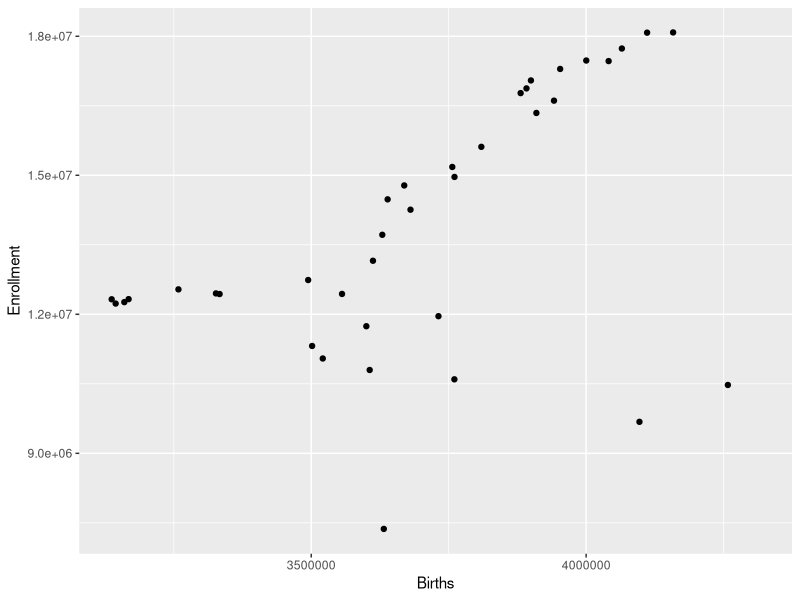
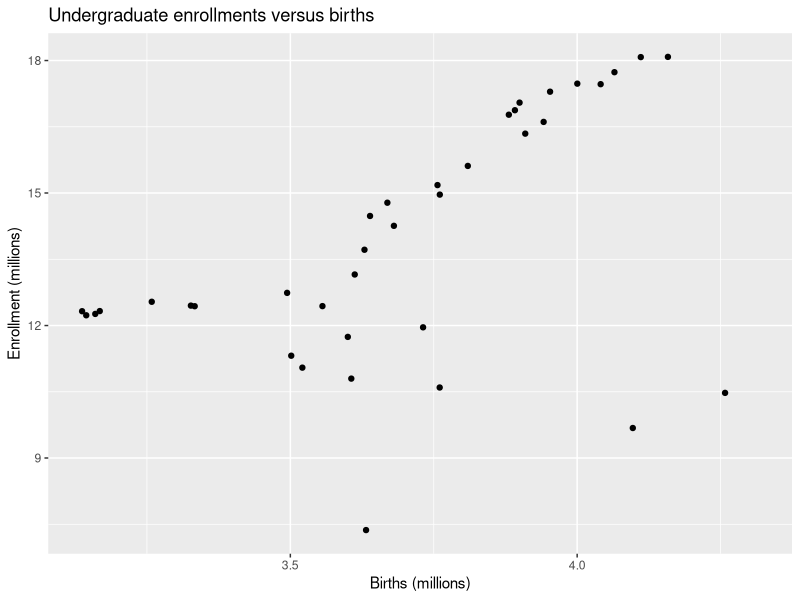
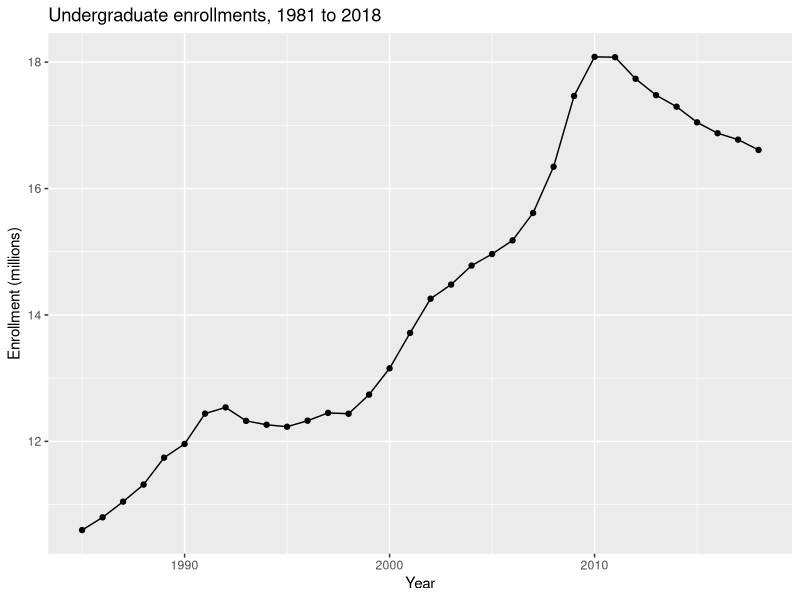
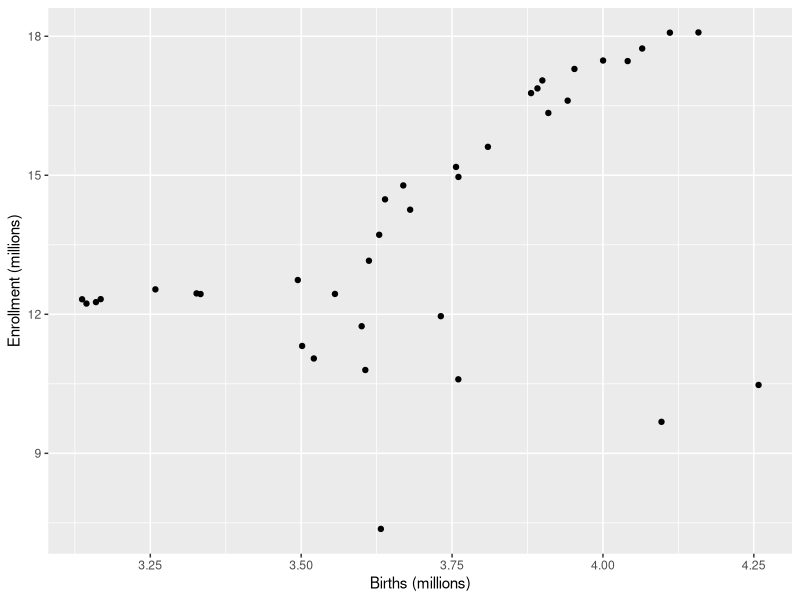
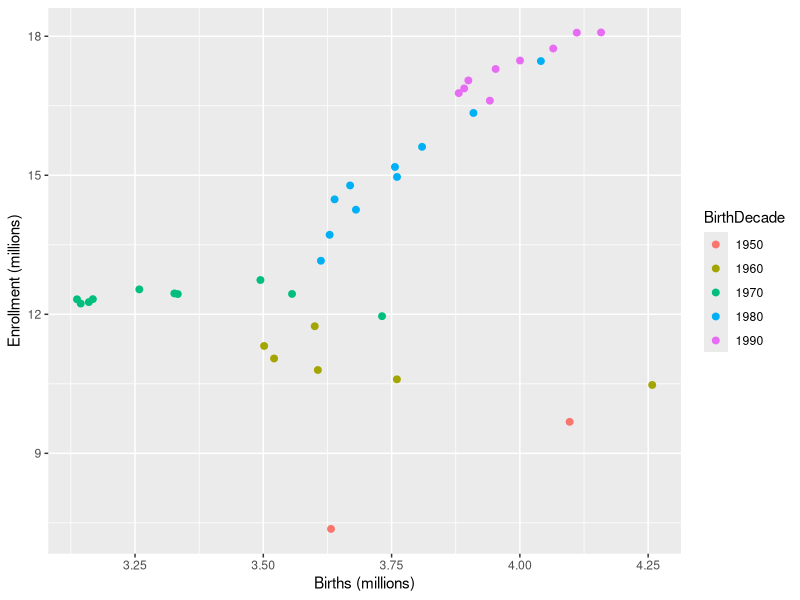
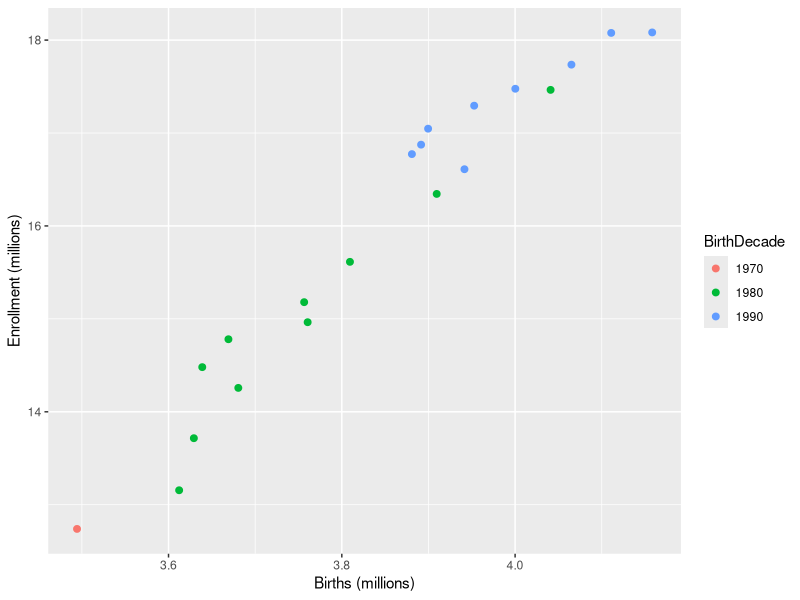
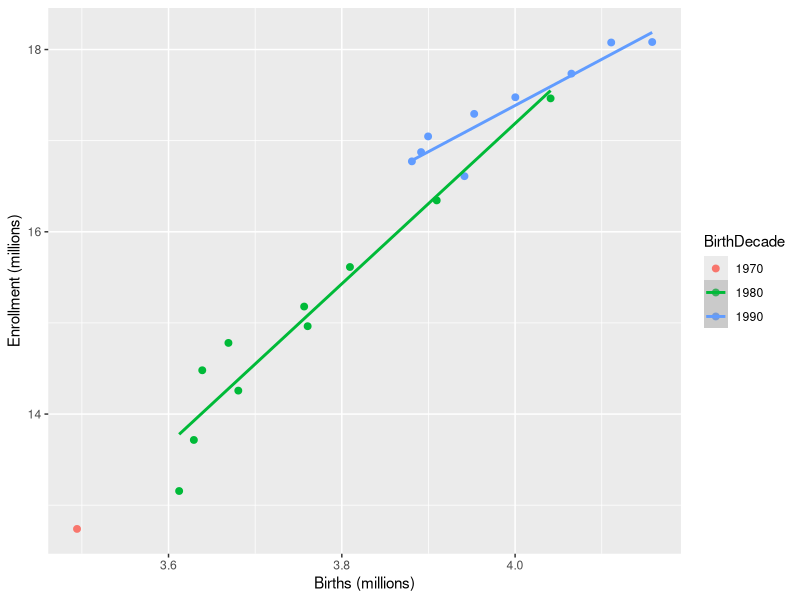
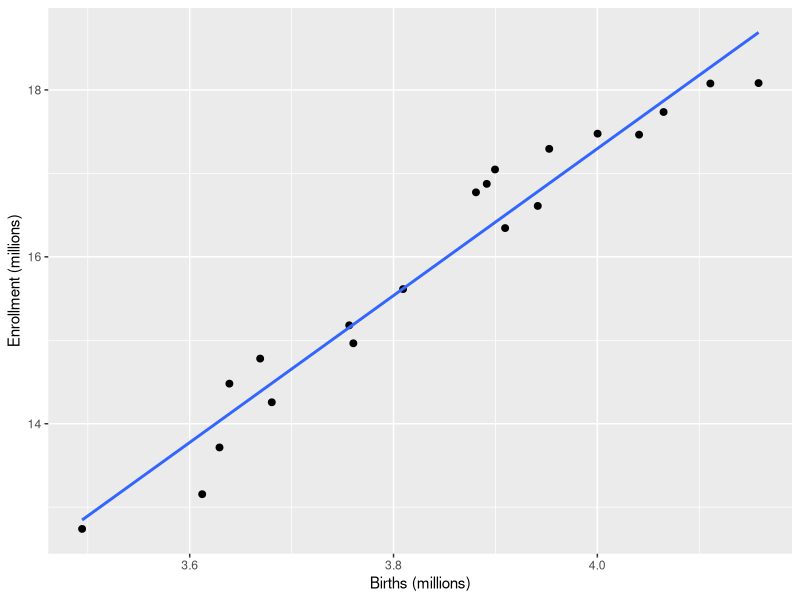

The R script that drew these images, in order:
library(tidyverse)

# DATA ACQUISITION AND EXPLORATION -----

# get the births and enrollment data -----
enroll <- read_csv("enrollment.csv")

# plot the data -----
ggplot(enroll, aes(Births, Enrollment)) +
  geom_point()

# change units to millions to simplify plots etc. -----
enroll <- enroll %>%
  mutate(Births = Births / 1000000,
         Enrollment = Enrollment / 1000000)

# plot the results -----
ggplot(enroll, aes(Births, Enrollment)) +
  geom_point() +
  labs( x = "Births (millions)",
        y = "Enrollment (millions)",
        title = "Undergraduate enrollments versus births")

# extract then plot the enrollment trends; will combine with predictions below -----
trend <- enroll %>%
  filter(EnrollmentYear > 1980 & EnrollmentYear < 2019 )

ggplot( trend, aes(EnrollmentYear, Enrollment)) +
  geom_line() + 
  geom_point() +
  labs( x = "Year",
        y = "Enrollment (millions)",
        title = "Undergraduate enrollments, 1981 to 2018")

# build a training set for the regression model -----
train <- enroll %>%
  filter(BirthYear < 1999)

# plot the training data -----
# note: this doesn't _look_ any different, but actually look at the
# training set versus the original to see the rows of NAs that have
# now been removed!
ggplot(train, aes(Births, Enrollment)) +
  geom_point() +
  labs(x = "Births (millions)",
       y = "Enrollment (millions)")

# add a grouping variable -----
# then use the grouping variable to see what's going on in the data 
train <- train %>%
  mutate(BirthDecade = BirthYear - BirthYear %% 10)

# the following could also be accomplished with a `mutate` call if you prefer...
train$BirthDecade <- as.factor(train$BirthDecade)
levels(train$BirthDecade)

ggplot(train, aes(Births, Enrollment, color = BirthDecade)) +
  geom_point(size = 2)  +
  labs(x = "Births (millions)",
       y = "Enrollment (millions)")

# the linear relationship holds for those born after 1978, 
# so modify the training set accordingly -----
train <- train %>%
  filter(BirthYear > 1978)

# ta-da! a very strong linear relationship -----
ggplot(train, aes(Births, Enrollment, color = BirthDecade)) +
  geom_point(size = 2)  +
  labs(x = "Births (millions)",
       y = "Enrollment (millions)")

cor(train$Births, train$Enrollment)

# MODELS -----

# null model via lm -----
null.fit <- lm(Enrollment ~ 1, data = train)
null.fit

# note: the null model is just the average of the enrollments in the training set
mean( train$Enrollment)

# simple linear regression model -----
enroll.fit <- lm(Enrollment ~ Births, data = train)
summary(enroll.fit)

# ggplot _can_ display separate regression lines for groups -----
ggplot(train, aes(Births, Enrollment, color = BirthDecade)) +
  geom_point(size = 2)  +
  geom_smooth(method = "lm", level = 0) +
  labs(x = "Births (millions)",
       y = "Enrollment (millions)")

# but we really just want one overall regression model here -----
ggplot(train, aes(Births, Enrollment)) +
  geom_point(size = 2)  +
  geom_smooth(method = "lm", level = 0) +
  labs(x = "Births (millions)",
       y = "Enrollment (millions)")

# prepare data for making predictions -----
new_data <- enroll %>%
  filter(BirthYear > 1998) %>%
  select(BirthYear, Births, EnrollmentYear)

# make the predictions -----
predictions <- predict(enroll.fit, new_data)
predictions <- data.frame(
  BirthYear = new_data$BirthYear,
  Births = new_data$Births,
  EnrollmentYear = new_data$EnrollmentYear,
  Enrollment = predictions
)

# check the results -----
ggplot( train, aes(Births, Enrollment)) +
  geom_point() +
  geom_smooth( method="lm", level=0) + 
  geom_point( data = predictions, aes( Births, Enrollment), color="tomato", size=2) +
  labs(x = "Births (millions)",
       y = "Enrollment (millions)")

# add a factor to distinguish between observations and predictions
predictions <- predictions %>%
  mutate( Type = "Predicted" )

trend <- trend %>% 
  mutate( Type = "Observed" )

combined <- rbind( trend, predictions) %>%
  mutate( Type = as.factor(Type))

# finally! visualize the observed and predicted undergraduate enrollments over time -----
# note the _demographic cliff_ around 2026/2027!
ggplot( combined, aes(EnrollmentYear, Enrollment, color=Type)) +
  geom_point() + 
  geom_line() +
  geom_hline( yintercept=19, linetype="dashed") +
  labs( x = "Year",
        y = "Enrollment (millions)",
        title = "Observed and predicted enrollments, 1981 to 2038")
